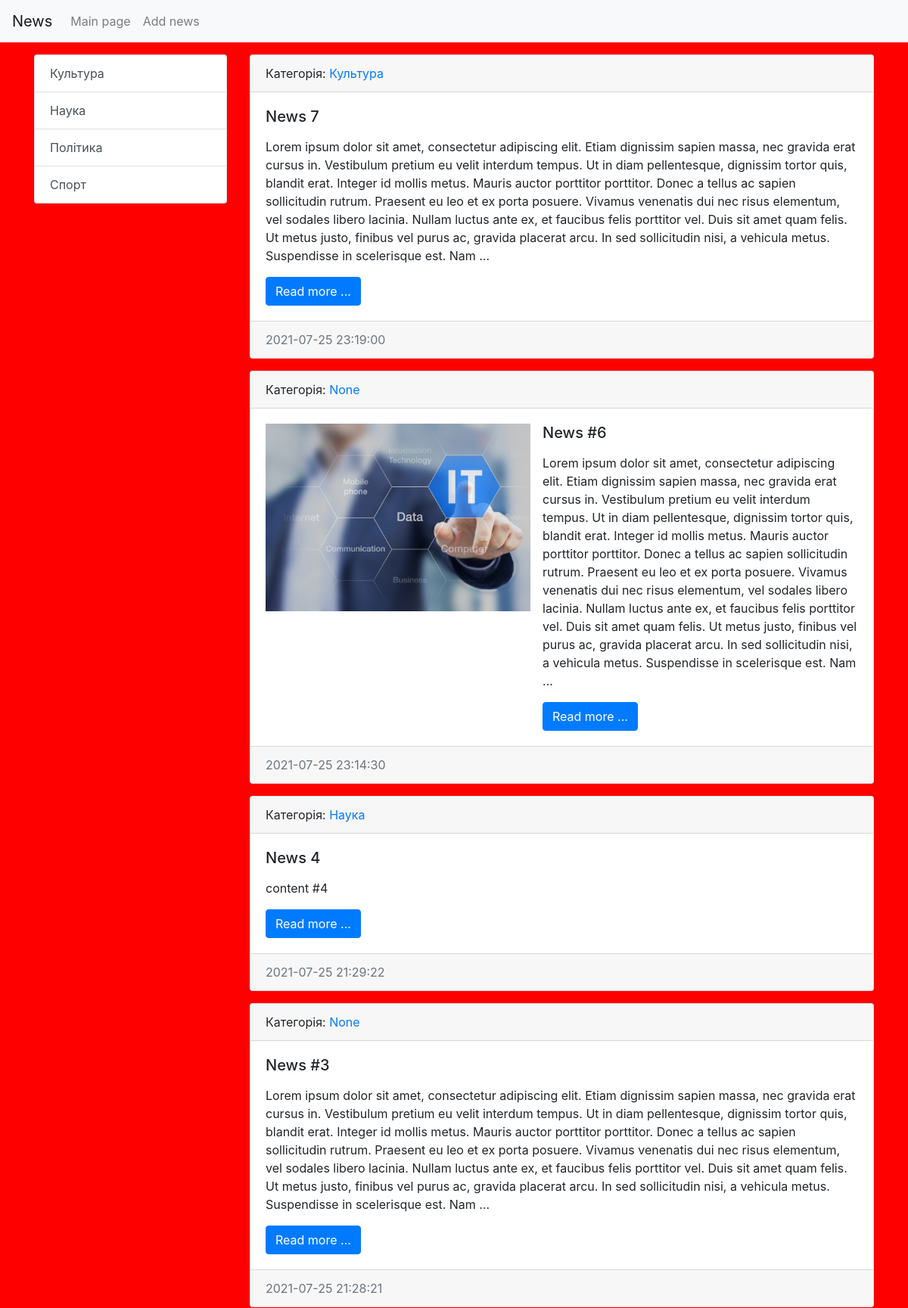
The app's page / (upper part), older data.
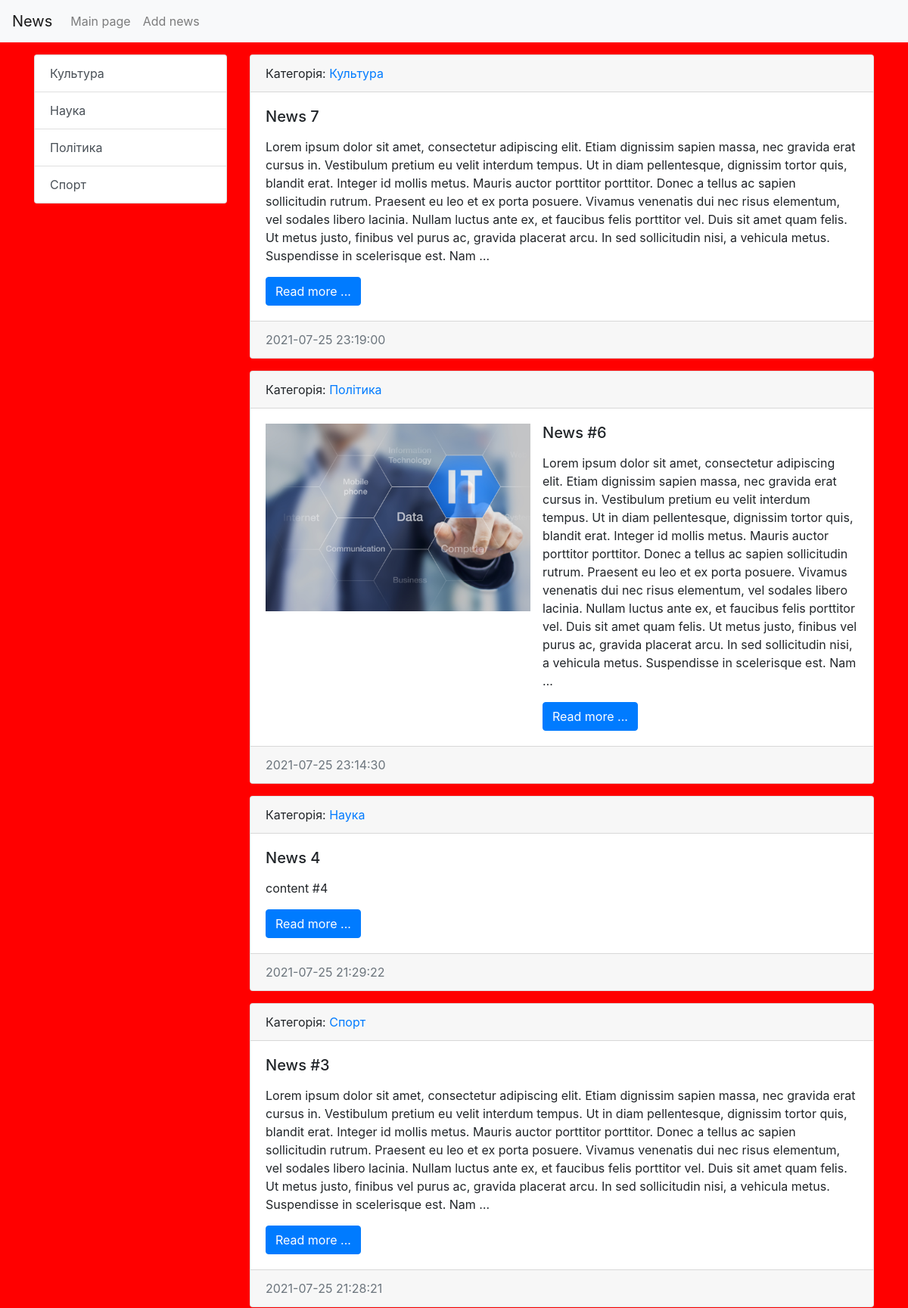
The same page, newer data.
### news/models.py (models this page shows, shortened)
class News(models.Model):
    title = models.CharField(max_length=150, verbose_name = 'Name of article')
    content = models.TextField(blank=True)
    created_at = models.DateTimeField(auto_now_add=True, verbose_name='Publish date')
    updated_at = models.DateTimeField(auto_now=True, verbose_name='Update date')
    photo = models.ImageField(upload_to='photos/%y/%m/%d/', blank=True)
    is_published = models.BooleanField(default=True, verbose_name='Is published?')                      # is_published = 1
    category = models.ForeignKey('Category', on_delete=models.PROTECT, null=True, blank=True)
    def get_absolute_url(self):
        return reverse('view_news', kwargs = {"news_id": self.pk})
    class Meta:
        verbose_name = 'Новина'         # singular name of table
        verbose_name_plural = 'Новини'   # plural name
        ordering = ['-created_at']

class Category(models.Model):
    title = models.CharField(max_length=150, db_index=True, verbose_name='Category name')
    def __str__(self):
        return self.title
    def get_absolute_url(self):
        return reverse('category', kwargs = {"category_id": self.pk})
    class Meta:
        verbose_name = 'Категорія'
        verbose_name_plural = 'Категорії'
        ordering = ['title']

### news/views.py (the view)
# urls.py: path('', index, name = 'index'),      # call news/ (important)
def index(request):
    news = News.objects.order_by("-created_at")
    context = {
        'news': news,
        'title': 'News list',
        }
    return render(request, 'news/index.html', context = context)

### news/templatetags/news_tags.py (called while the page is built)
@register.inclusion_tag('news/list_categories.html')
def show_categories():
    categories = Category.objects.all()
    context = {
        'categories': categories
    }
    return context

### news/templates/news/index.html (shortened to what this page needs)
{% extends 'base.html' %}
{% block sidebar %}
    {% include 'inc/_sidebar.html' %}
{% endblock sidebar %}
{% block content %}
    {% for item in news %}
        <div class="card mb-3">
            <div class="card-header">
                Категорія: <a href="{{ item.category.get_absolute_url }}">{{ item.category }}</a>
            </div>
            <div class="card-body">
                <div class="media">
                    {% if item.photo %}
                        <img class="mr-3" src="{{ item.photo.url }}" alt="" width="350px"  />
                    {% endif %}
                    <div class="media-body">
                        <h5 class="card-title">{{ item.title }}</h5>
                        <p class="card-text">{{ item.content|linebreaks|truncatewords:100 }}</p>
                        <a href="{{ item.get_absolute_url }}" class="btn btn-primary">Read more ...</a>
                    </div>
                </div>
            </div>
            <div class="card-footer text-muted">
                {{ item.created_at|date:"Y-m-d H:i:s" }}
            </div>
        </div>
    {% endfor %}
{% endblock %}

Row changes from the older to the newer data that the page shows:
changed News "News #6": category "None" → "Політика"
changed News "News #3": category "None" → "Спорт"
